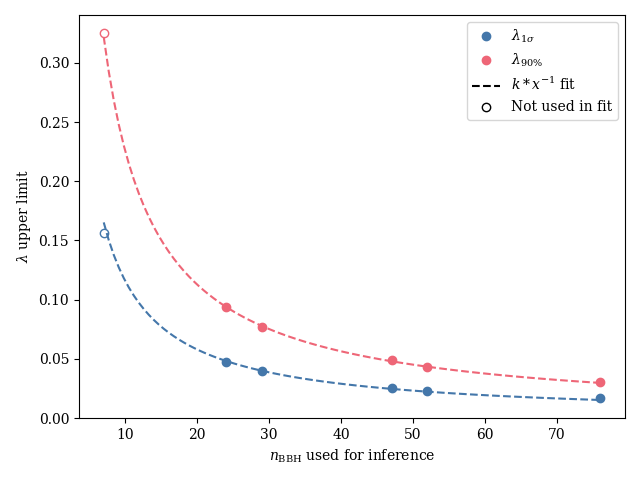

Here is the Python script that generated this plot:
import matplotlib.pyplot as plt
import sys
import os.path as pa
from matplotlib.lines import Line2D
import numpy as np
from scipy.optimize import curve_fit

sys.path.append(pa.dirname(pa.dirname(pa.dirname(__file__))))
from utils.paths import PROJDIR

plt.style.use(f"{PROJDIR}/plots/matplotlibrc.mplstyle")


def inverse_power(x, k):
    return k / x


# Data from lambda_posteriors_violin.py
nBBH = np.array([76, 7, 47, 29, 24, 52])
lambda1sigma = np.array([0.017, 0.156, 0.025, 0.040, 0.047, 0.023])
lambda90 = np.array([0.030, 0.325, 0.049, 0.077, 0.094, 0.043])
mask_fit = np.array(
    [
        True,
        False,
        True,
        True,
        True,
        True,
    ]
)

# Initialize plot
fig = plt.figure()
x = np.linspace(
    min(nBBH),
    max(nBBH),
    100,
)

# 1sigma
popt, pcov = curve_fit(
    inverse_power,
    nBBH[mask_fit],
    lambda1sigma[mask_fit],
    p0=[10],
)
line = plt.plot(
    nBBH[mask_fit],
    lambda1sigma[mask_fit],
    ls="",
    marker="o",
    label=r"$\lambda_{1 \sigma}$",
)
plt.plot(
    nBBH[~mask_fit],
    lambda1sigma[~mask_fit],
    ls="",
    marker="o",
    color=line[0].get_color(),
    fillstyle="none",
)
plt.plot(
    x,
    inverse_power(x, *popt),
    ls="--",
    color=line[0].get_color(),
)

# 90
popt, pcov = curve_fit(
    inverse_power,
    nBBH[mask_fit],
    lambda90[mask_fit],
    p0=[10],
)
line = plt.plot(
    nBBH[mask_fit],
    lambda90[mask_fit],
    ls="",
    marker="o",
    label=r"$\lambda_{90\%}$",
)
plt.plot(
    nBBH[~mask_fit],
    lambda90[~mask_fit],
    ls="",
    marker="o",
    color=line[0].get_color(),
    fillstyle="none",
)
plt.plot(
    x,
    inverse_power(x, *popt),
    ls="--",
    color=line[0].get_color(),
)

# Finish
plt.xlabel(r"$n_{\rm BBH}$ used for inference")
plt.ylabel(r"$\lambda$ upper limit")
plt.plot(
    [],
    [],
    ls="--",
    color="k",
    label=r"$k * x^{-1}$ fit",
)
plt.plot(
    [],
    [],
    ls="",
    color="k",
    marker="o",
    fillstyle="none",
    label=r"Not used in fit",
)
plt.legend()
plt.tight_layout()
plt.savefig(__file__.replace(".py", ".png"))
plt.close()
